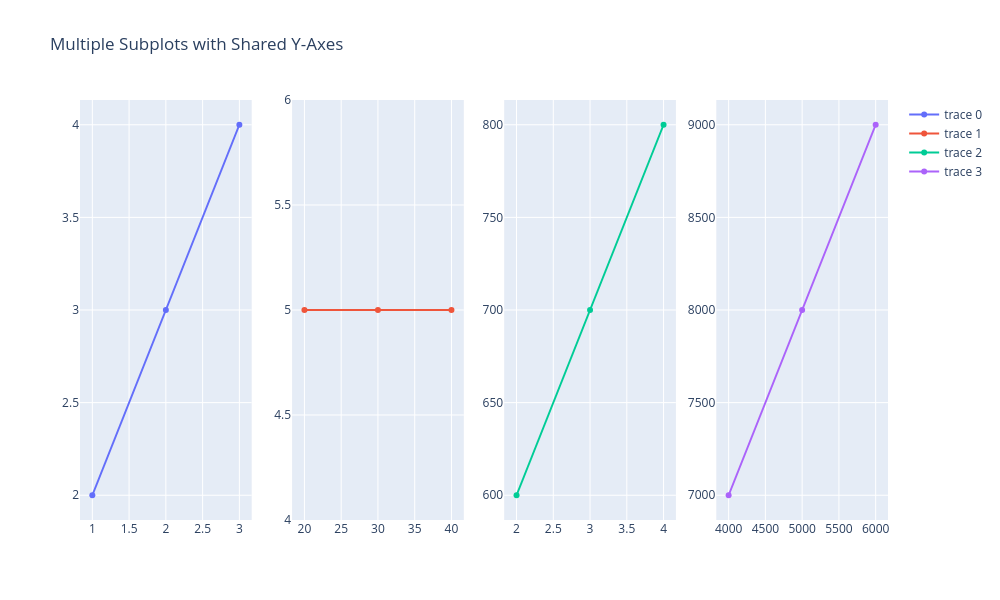

Here is the notebook cell this chart was saved with:
### Code cell
# Общие оси Y
fig = make_subplots(rows = 1, cols = 4, #shared_yaxes = True
                    )

fig.add_trace(go.Scatter(x = [1, 2, 3], y = [2, 3, 4]), row = 1, col = 1)
fig.add_trace(go.Scatter(x = [20, 30, 40], y = [5, 5, 5]), row = 1, col = 2)
fig.add_trace(go.Scatter(x = [2, 3, 4], y = [600, 700, 800]), row = 1, col = 3)
fig.add_trace(go.Scatter(x = [4000, 5000, 6000], y = [7000, 8000, 9000]), row = 1, col = 4)

fig.update_layout(height = 600, width = 1000, title_text = "Multiple Subplots with Shared Y-Axes")
fig.show()

### Figure 1 — Plotly figure (JSON) as saved in the notebook; plotly's stock layout.template omitted (floating-point values rounded to 4 significant figures)
{"data": [{"type": "scatter", "x": [1, 2, 3], "xaxis": "x", "y": [2, 3, 4], "yaxis": "y"}, {"type": "scatter", "x": [20, 30, 40], "xaxis": "x2", "y": [5, 5, 5], "yaxis": "y2"}, {"type": "scatter", "x": [2, 3, 4], "xaxis": "x3", "y": [600, 700, 800], "yaxis": "y3"}, {"type": "scatter", "x": [4000, 5000, 6000], "xaxis": "x4", "y": [7000, 8000, 9000], "yaxis": "y4"}], "layout": {"height": 600, "title": {"text": "Multiple Subplots with Shared Y-Axes"}, "width": 1000, "xaxis": {"anchor": "y", "domain": [0, 0.2125]}, "xaxis2": {"anchor": "y2", "domain": [0.2625, 0.475]}, "xaxis3": {"anchor": "y3", "domain": [0.525, 0.7375]}, "xaxis4": {"anchor": "y4", "domain": [0.7875, 1]}, "yaxis": {"anchor": "x", "domain": [0, 1]}, "yaxis2": {"anchor": "x2", "domain": [0, 1]}, "yaxis3": {"anchor": "x3", "domain": [0, 1]}, "yaxis4": {"anchor": "x4", "domain": [0, 1]}}}
